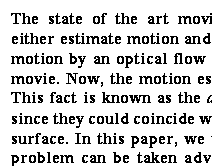
#> input picture sem5/graphics/words/text.bmp, 212 x 166 px
$ python words.py   (older library calls are emulated)
#> lines starting #> are read from the running program, lines starting #| are printed output that depends on the picture; after the words box and inside, x2 and y2 are one past the last pixel; in counts of white or black regions, pixels touching at a corner belong together
import numpy as np
import cv2

def open_image(path):
#> called with path = 'text.bmp'
    img = cv2.imread(path, 0)
#> img: shape (166, 212); values 25 (black) and 229 (white), 82.9% white; black in thin lines or dots, all inside (x1, y1, x2, y2) = (11, 13, 212, 166)
    return img

def open_colored(path):
    img = cv2.imread(path, cv2.CV_LOAD_IMAGE_COLOR)
    return img

def show_image(name, img):
    cv2.imshow(name, img)
    cv2.moveWindow(name, 500, 200)

def write_image(name, img):
    cv2.imwrite(name, img)
    show_image(name, img)

def wait_exit():
    cv2.waitKey(0)
    cv2.destroyAllWindows()

def highlight_text(img):
    cpy = img.copy()
    cpy = cv2.GaussianBlur(cpy, (3, 3), 0)
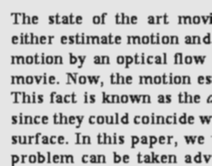
#> cpy: shape (166, 212); min 25, max 229, mean 194.2
    cpy = cv2.Laplacian(cpy, 0, cpy, 3, 1)
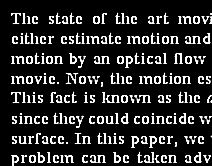
#> cpy: shape (166, 212); min 0, max 255, mean 41
    cv2.threshold(cpy, 5, 255, cv2.THRESH_BINARY, cpy)
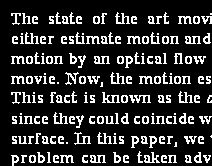
#> cpy: shape (166, 212); 17.7% white in thin lines or dots, all inside (x1, y1, x2, y2) = (11, 12, 212, 166)
    return cpy

def contours(img):
    return cv2.findContours(img.copy(), cv2.RETR_LIST, cv2.CHAIN_APPROX_NONE)[0]

def border_contours(img, contours, color):
    for contour in contours:
        x, y, w, h = cv2.boundingRect(contour)
        cv2.rectangle(img, (x, y), (x + w, y + h), color)
    return img

def words(img):
    krl = np.ones((3, 5), np.uint8)
    img = cv2.morphologyEx(img, cv2.MORPH_CLOSE, krl)
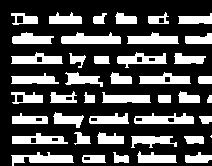
#> img: shape (166, 212); 29.9% white; 43 white regions (1 under 20 px), largest, box (x1, y1, x2, y2) and area: (61, 32, 121, 44) 510, (11, 152, 74, 166) 476, (134, 113, 194, 124) 451
    (h, w) = img.shape
#> h = 166; w = 212
    mask = np.zeros((h + 2, w + 2, 1), np.uint8)
    for c in contours(img):
        x, y, w, h = cv2.boundingRect(c)
        cv2.floodFill(img, mask, (x + w/2, y + h/2), 100)
#> this loop made 58 passes
#> (x, y, w, h) on passes 1, 2, 3, 4, 5, 6, 7, 8, 9, 10, 12, 13: (83, 156, 8, 5), (82, 155, 24, 8), (185, 152, 27, 11), (113, 152, 16, 11), (11, 152, 63, 14), (137, 151, 40, 12), (51, 137, 8, 5), (30, 137, 7, 7), (184, 136, 20, 8), (131, 136, 46, 12), (12, 133, 56, 11), (97, 132, 27, 12)
#> (c, x, y, w, h) on pass 11: ([[211, 135], [210, 136], [211, 137], [211, 136]], 210, 135, 2, 3)
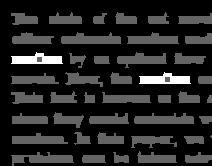
#> img: shape (166, 212); min 0, max 255, mean 34.5
    cv2.threshold(img, 50, 255, cv2.THRESH_BINARY, img)
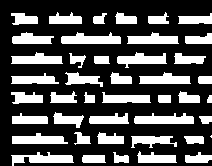
#> img: shape (166, 212); 30.9% white; 43 white regions (1 under 20 px)
    return contours(img)

def main():
    name = 'text.bmp'
    img = open_image(name)
    txt = highlight_text(img)
    word_contours = words(txt)
#> word_contours = 43 contours, 1 with area under 20; largest, box (x1, y1, x2, y2) and area: (61, 32, 121, 44) 440, (134, 113, 194, 124) 420, (11, 152, 74, 166) 395, (12, 133, 68, 144) 374, (117, 52, 167, 68) 373
    res = border_contours(open_colored(name), word_contours, (50, 150, 50))
#> in open_colored, img is the input picture: shape (166, 212, 3); values 25 (black) and 229 (white), 82.9% white; black in thin lines or dots, all inside (x1, y1, x2, y2) = (11, 13, 212, 166)
#> the loop in border_contours, `for contour in contours:` made 43 passes
#> after the loop in border_contours, `for contour in contours:`:
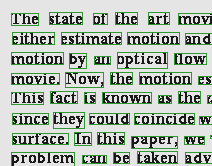
#> img: shape (166, 212, 3); 10.04% of pixels changed, all inside (x1, y1, x2, y2) = (11, 12, 212, 166)
    write_image("out.png", res)
    wait_exit()

if __name__ == '__main__':
    main()
